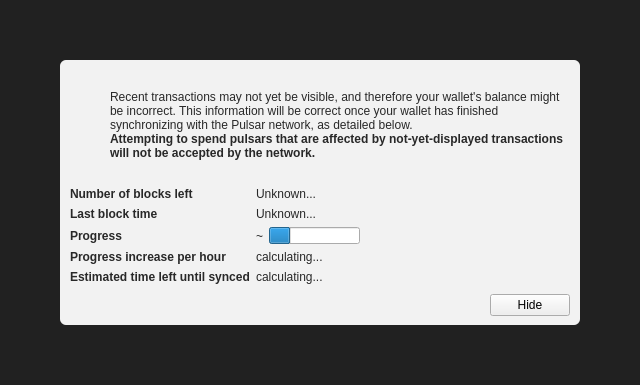
<?xml version="1.0" encoding="UTF-8"?>
<ui version="4.0">
 <class>ModalOverlay</class>
 <widget class="ModalOverlay" name="ModalOverlay">
  <property name="geometry">
   <rect>
    <x>0</x>
    <y>0</y>
    <width>640</width>
    <height>385</height>
   </rect>
  </property>
  <property name="windowTitle">
   <string>Form</string>
  </property>
  <layout class="QVBoxLayout" name="verticalLayout" stretch="0">
   <property name="sizeConstraint">
    <enum>QLayout::SetDefaultConstraint</enum>
   </property>
   <property name="leftMargin">
    <number>0</number>
   </property>
   <property name="topMargin">
    <number>0</number>
   </property>
   <property name="rightMargin">
    <number>0</number>
   </property>
   <property name="bottomMargin">
    <number>0</number>
   </property>
   <item>
    <widget class="QWidget" name="bgWidget" native="true">
     <property name="styleSheet">
      <string notr="true">#bgWidget { background: rgba(0,0,0,220); }</string>
     </property>
     <layout class="QVBoxLayout" name="verticalLayoutMain" stretch="1">
      <property name="leftMargin">
       <number>60</number>
      </property>
      <property name="topMargin">
       <number>60</number>
      </property>
      <property name="rightMargin">
       <number>60</number>
      </property>
      <property name="bottomMargin">
       <number>60</number>
      </property>
      <item>
       <widget class="QWidget" name="contentWidget" native="true">
        <property name="styleSheet">
         <string notr="true">#contentWidget { background: rgba(255,255,255,240); border-radius: 6px; }

QLabel { color: rgb(40,40,40);  }</string>
        </property>
        <layout class="QVBoxLayout" name="verticalLayoutSub" stretch="1,0,0,0">
         <property name="spacing">
          <number>0</number>
         </property>
         <property name="leftMargin">
          <number>10</number>
         </property>
         <property name="topMargin">
          <number>10</number>
         </property>
         <property name="rightMargin">
          <number>10</number>
         </property>
         <property name="bottomMargin">
          <number>10</number>
         </property>
         <item>
          <layout class="QHBoxLayout" name="horizontalLayoutIconText" stretch="0,1">
           <property name="topMargin">
            <number>20</number>
           </property>
           <item>
            <layout class="QVBoxLayout" name="verticalLayoutIcon">
             <property name="leftMargin">
              <number>0</number>
             </property>
             <item>
              <widget class="QPushButton" name="warningIcon">
               <property name="enabled">
                <bool>false</bool>
               </property>
               <property name="text">
                <string/>
               </property>
               <property name="icon">
                <iconset>
                 <normaloff>:/icons/warning</normaloff>
                 <disabledoff>:/icons/warning</disabledoff>:/icons/warning</iconset>
               </property>
               <property name="iconSize">
                <size>
                 <width>48</width>
                 <height>48</height>
                </size>
               </property>
               <property name="flat">
                <bool>true</bool>
               </property>
              </widget>
             </item>
             <item>
              <spacer name="verticalSpacerWarningIcon">
               <property name="orientation">
                <enum>Qt::Vertical</enum>
               </property>
               <property name="sizeHint" stdset="0">
                <size>
                 <width>20</width>
                 <height>40</height>
                </size>
               </property>
              </spacer>
             </item>
            </layout>
           </item>
           <item>
            <layout class="QVBoxLayout" name="verticalLayoutInfoText">
             <property name="leftMargin">
              <number>0</number>
             </property>
             <property name="topMargin">
              <number>0</number>
             </property>
             <item>
              <widget class="QLabel" name="infoText">
               <property name="text">
                <string>Recent transactions may not yet be visible, and therefore your wallet's balance might be incorrect. This information will be correct once your wallet has finished synchronizing with the Pulsar network, as detailed below.</string>
               </property>
               <property name="textFormat">
                <enum>Qt::RichText</enum>
               </property>
               <property name="wordWrap">
                <bool>true</bool>
               </property>
              </widget>
             </item>
             <item>
              <widget class="QLabel" name="infoTextStrong">
               <property name="font">
                <font>
                 <weight>75</weight>
                 <bold>true</bold>
                </font>
               </property>
               <property name="text">
                <string>Attempting to spend pulsars that are affected by not-yet-displayed transactions will not be accepted by the network.</string>
               </property>
               <property name="textFormat">
                <enum>Qt::RichText</enum>
               </property>
               <property name="wordWrap">
                <bool>true</bool>
               </property>
              </widget>
             </item>
             <item>
              <spacer name="verticalSpacerInTextSpace">
               <property name="orientation">
                <enum>Qt::Vertical</enum>
               </property>
               <property name="sizeHint" stdset="0">
                <size>
                 <width>20</width>
                 <height>40</height>
                </size>
               </property>
              </spacer>
             </item>
            </layout>
           </item>
          </layout>
         </item>
         <item>
          <spacer name="verticalSpacerAfterText">
           <property name="orientation">
            <enum>Qt::Vertical</enum>
           </property>
           <property name="sizeHint" stdset="0">
            <size>
             <width>20</width>
             <height>40</height>
            </size>
           </property>
          </spacer>
         </item>
         <item>
          <layout class="QFormLayout" name="formLayout">
           <property name="fieldGrowthPolicy">
            <enum>QFormLayout::FieldsStayAtSizeHint</enum>
           </property>
           <property name="horizontalSpacing">
            <number>6</number>
           </property>
           <property name="verticalSpacing">
            <number>6</number>
           </property>
           <property name="topMargin">
            <number>10</number>
           </property>
           <item row="0" column="0">
            <widget class="QLabel" name="labelNumberOfBlocksLeft">
             <property name="font">
              <font>
               <weight>75</weight>
               <bold>true</bold>
              </font>
             </property>
             <property name="text">
              <string>Number of blocks left</string>
             </property>
            </widget>
           </item>
           <item row="0" column="1">
            <widget class="QLabel" name="numberOfBlocksLeft">
             <property name="text">
              <string>Unknown...</string>
             </property>
            </widget>
           </item>
           <item row="1" column="0">
            <widget class="QLabel" name="labelLastBlockTime">
             <property name="font">
              <font>
               <weight>75</weight>
               <bold>true</bold>
              </font>
             </property>
             <property name="text">
              <string>Last block time</string>
             </property>
            </widget>
           </item>
           <item row="1" column="1">
            <widget class="QLabel" name="newestBlockDate">
             <property name="sizePolicy">
              <sizepolicy hsizetype="Maximum" vsizetype="Preferred">
               <horstretch>0</horstretch>
               <verstretch>0</verstretch>
              </sizepolicy>
             </property>
             <property name="text">
              <string>Unknown...</string>
             </property>
            </widget>
           </item>
           <item row="2" column="0">
            <widget class="QLabel" name="labelSyncDone">
             <property name="font">
              <font>
               <weight>75</weight>
               <bold>true</bold>
              </font>
             </property>
             <property name="text">
              <string>Progress</string>
             </property>
            </widget>
           </item>
           <item row="2" column="1">
            <layout class="QHBoxLayout" name="horizontalLayoutSync" stretch="0,1">
             <item>
              <widget class="QLabel" name="percentageProgress">
               <property name="text">
                <string notr="true">~</string>
               </property>
              </widget>
             </item>
             <item>
              <widget class="QProgressBar" name="progressBar">
               <property name="value">
                <number>24</number>
               </property>
               <property name="format">
                <string/>
               </property>
              </widget>
             </item>
            </layout>
           </item>
           <item row="4" column="0">
            <widget class="QLabel" name="labelProgressIncrease">
             <property name="font">
              <font>
               <weight>75</weight>
               <bold>true</bold>
              </font>
             </property>
             <property name="text">
              <string>Progress increase per hour</string>
             </property>
            </widget>
           </item>
           <item row="4" column="1">
            <widget class="QLabel" name="progressIncreasePerH">
             <property name="text">
              <string>calculating...</string>
             </property>
            </widget>
           </item>
           <item row="5" column="0">
            <widget class="QLabel" name="labelEstimatedTimeLeft">
             <property name="font">
              <font>
               <weight>75</weight>
               <bold>true</bold>
              </font>
             </property>
             <property name="text">
              <string>Estimated time left until synced</string>
             </property>
            </widget>
           </item>
           <item row="5" column="1">
            <widget class="QLabel" name="expectedTimeLeft">
             <property name="text">
              <string>calculating...</string>
             </property>
            </widget>
           </item>
          </layout>
         </item>
         <item>
          <layout class="QHBoxLayout" name="horizontalLayoutButtons">
           <property name="leftMargin">
            <number>10</number>
           </property>
           <property name="topMargin">
            <number>10</number>
           </property>
           <item>
            <spacer name="horizontalSpacer">
             <property name="orientation">
              <enum>Qt::Horizontal</enum>
             </property>
             <property name="sizeHint" stdset="0">
              <size>
               <width>40</width>
               <height>20</height>
              </size>
             </property>
            </spacer>
           </item>
           <item>
            <widget class="QPushButton" name="closeButton">
             <property name="text">
              <string>Hide</string>
             </property>
            </widget>
           </item>
          </layout>
         </item>
        </layout>
       </widget>
      </item>
     </layout>
    </widget>
   </item>
  </layout>
 </widget>
 <customwidgets>
  <customwidget>
   <class>ModalOverlay</class>
   <extends>QWidget</extends>
   <header>qt/modaloverlay.h</header>
   <container>1</container>
  </customwidget>
 </customwidgets>
 <resources/>
 <connections/>
</ui>
